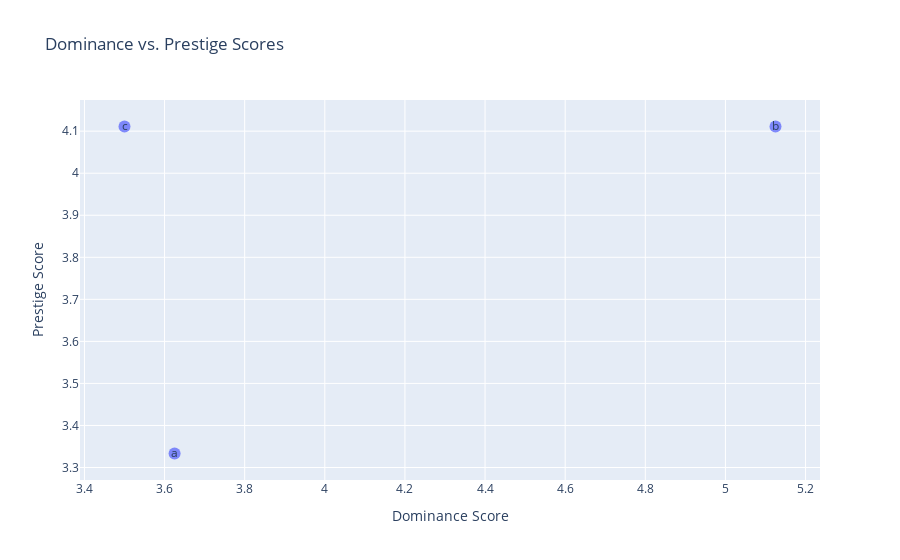

This figure's notebook cell:
### Code cell
fig = px.scatter(df, x='Dominance', y='Prestige', text='Participant',
                 labels={'Dominance': 'Dominance Score', 'Prestige': 'Prestige Score'},
                 title='Dominance vs. Prestige Scores')
fig.update_traces(marker=dict(size=12, opacity=0.8),
                  selector=dict(mode='markers+text'))
fig.update_layout(hovermode='closest')
fig.show()

### Figure 1 — Plotly figure (JSON) as saved in the notebook; plotly's stock layout.template omitted (floating-point values rounded to 4 significant figures)
{"data": [{"hovertemplate": "Dominance Score=%{x}<br>Prestige Score=%{y}<br>Participant=%{text}<extra></extra>", "legendgroup": "", "marker": {"color": "#636efa", "opacity": 0.8, "size": 12, "symbol": "circle"}, "mode": "markers+text", "name": "", "orientation": "v", "showlegend": false, "text": ["a", "b", "c"], "type": "scatter", "x": [3.625, 5.125, 3.5], "xaxis": "x", "y": [3.333, 4.111, 4.111], "yaxis": "y"}], "layout": {"hovermode": "closest", "legend": {"tracegroupgap": 0}, "title": {"text": "Dominance vs. Prestige Scores"}, "xaxis": {"anchor": "y", "domain": [0, 1], "title": {"text": "Dominance Score"}}, "yaxis": {"anchor": "x", "domain": [0, 1], "title": {"text": "Prestige Score"}}}}
